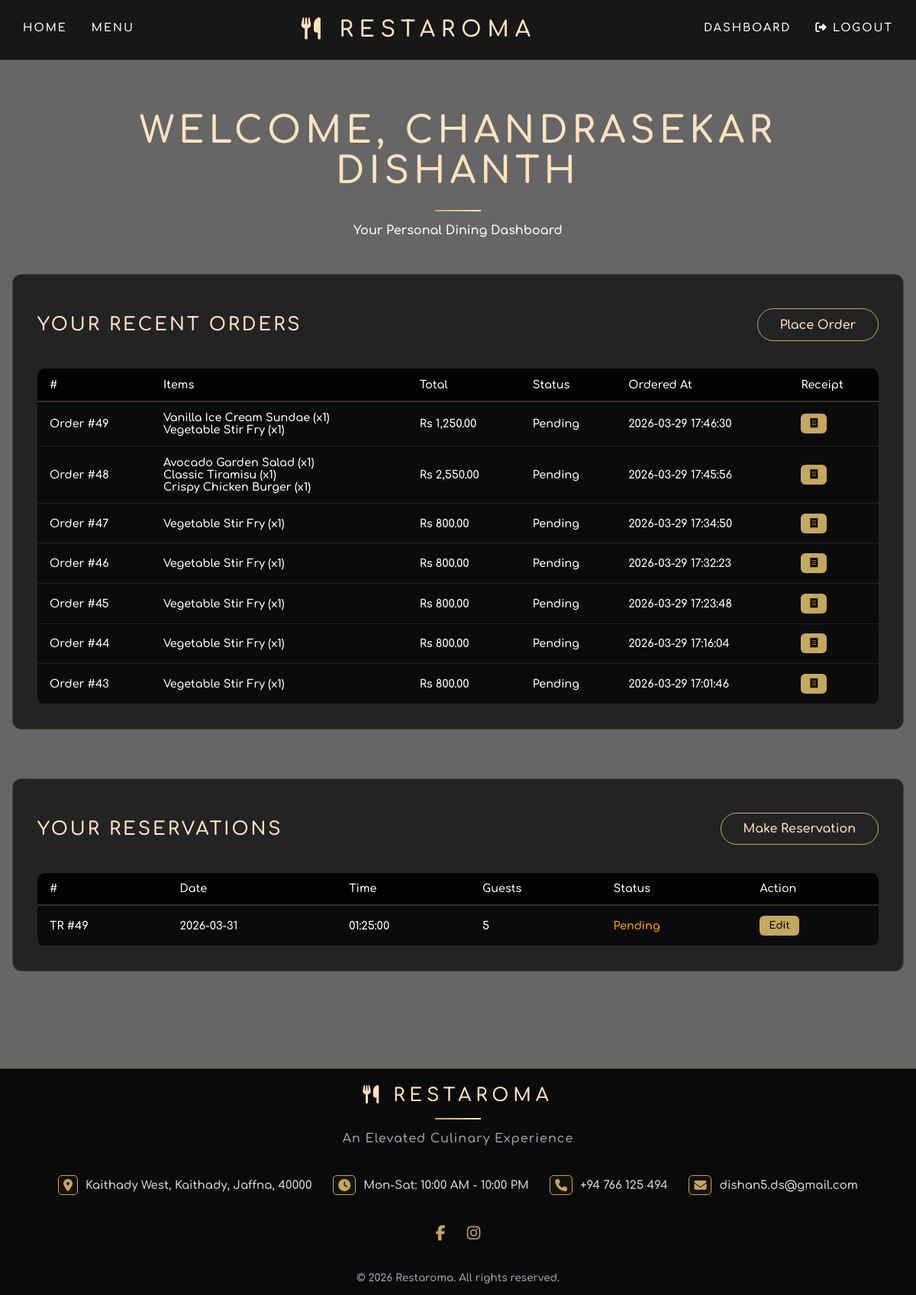
Screenshot of /user/udashboard.php (signed in) with the database file from the repository.
### tables this page shows
CREATE TABLE IF NOT EXISTS `order_items` (
  `id` int NOT NULL AUTO_INCREMENT,
  `order_id` int NOT NULL,
  `menu_item_id` int NOT NULL,
  `quantity` int NOT NULL,
  `price` decimal(10,2) NOT NULL,
  PRIMARY KEY (`id`),
  KEY `fk_order_items_order` (`order_id`),
  KEY `fk_order_items_menu` (`menu_item_id`)
);

CREATE TABLE IF NOT EXISTS `menu_items` (
  `id` int NOT NULL AUTO_INCREMENT,
  `name` varchar(150) NOT NULL,
  `description` text,
  `price` decimal(10,2) NOT NULL,
  `image` varchar(255) DEFAULT NULL,
  `created_at` timestamp NULL DEFAULT CURRENT_TIMESTAMP,
  `category` varchar(50) NOT NULL,
  `quantity` int NOT NULL,
  PRIMARY KEY (`id`)
);

CREATE TABLE IF NOT EXISTS `orders` (
  `id` int NOT NULL AUTO_INCREMENT,
  `user_id` int NOT NULL,
  `total_price` decimal(10,2) NOT NULL,
  `status` enum('Pending','Processing','Completed','Cancelled') DEFAULT 'Pending',
  `created_at` timestamp NULL DEFAULT CURRENT_TIMESTAMP,
  `payment_method` varchar(50) NOT NULL DEFAULT 'Cash on Delivery',
  `payment_status` enum('Unpaid','Paid','Refunded') NOT NULL DEFAULT 'Unpaid',
  `payment_reference` varchar(100) DEFAULT NULL,
  `promo_code` varchar(30) DEFAULT NULL,
  `subtotal_amount` decimal(10,2) DEFAULT NULL,
  `discount_amount` decimal(10,2) DEFAULT NULL,
  PRIMARY KEY (`id`),
  KEY `fk_orders_user` (`user_id`)
);

CREATE TABLE IF NOT EXISTS `reservations` (
  `id` int NOT NULL AUTO_INCREMENT,
  `user_id` int NOT NULL,
  `reservation_date` date NOT NULL,
  `reservation_time` time NOT NULL,
  `guests` int NOT NULL,
  `status` enum('Pending','Approved','Cancelled') DEFAULT 'Pending',
  `Message` text NOT NULL,
  PRIMARY KEY (`id`),
  UNIQUE KEY `user_id` (`user_id`,`reservation_date`,`reservation_time`)
);

### user/udashboard.php (the view, shortened to what this page needs)
<?php
require __DIR__ . '/../config/db.php';
require __DIR__ . '/../includes/header.php';
$userId = $_SESSION['user_id'];
$stmt = $pdo->prepare("
    SELECT o.id AS order_id, o.total_price, o.status, o.created_at,
           oi.quantity, oi.price, m.name AS item_name
    FROM orders o
    JOIN order_items oi ON o.id = oi.order_id
    JOIN menu_items m ON oi.menu_item_id = m.id
    WHERE o.user_id = :uid
    ORDER BY o.created_at DESC
");
$stmt->execute([':uid' => $userId]);
$ordersRaw = $stmt->fetchAll(PDO::FETCH_ASSOC);
$orders = [];
foreach ($ordersRaw as $row) {
    $oid = $row['order_id'];
    if (!isset($orders[$oid])) {
        $orders[$oid] = [
            'total_price' => $row['total_price'],
            'status' => $row['status'],
            'created_at' => $row['created_at'],
            'items' => []
        ];
    }
    $orders[$oid]['items'][] = [
        'name' => $row['item_name'],
        'quantity' => $row['quantity'],
        'price' => $row['price']
    ];
}
$stmt = $pdo->prepare("
    SELECT id, reservation_date, reservation_time, guests, status
    FROM reservations
    WHERE user_id = :uid
    ORDER BY reservation_date DESC
    LIMIT 10
");
$stmt->execute([':uid' => $userId]);
$reservations = $stmt->fetchAll();
?>
<div class="dashboard-header">
    <h1>Welcome, <?php echo htmlspecialchars($_SESSION['user_name']); ?></h1>
    <div class="dashboard-divider"></div>
    <p>Your Personal Dining Dashboard</p>
</div>
<section class="dashboard-section">
    <div class="section-header">
        <h2>Your Recent Orders</h2>
        <a href="order.php" class="dash-btn">Place Order</a>
    </div>
    <?php if ($orders): ?>
    <table class="table">
        <thead>
            <tr>
                <th>#</th>
                <th>Items</th>
                <th>Total</th>
                <th>Status</th>
                <th>Ordered At</th>
                <th>Receipt</th>
            </tr>
        </thead>
        <tbody>
            <?php foreach ($orders as $oid => $order): ?>
            <tr>
                <td>Order #<?php echo (int)$oid; ?></td>
                <td>
                    <?php foreach ($order['items'] as $it): ?>
                    <?php echo htmlspecialchars($it['name']); ?>
                    (x<?php echo (int)$it['quantity']; ?>)<br>
                    <?php endforeach; ?>
                </td>
                <td>Rs <?php echo number_format($order['total_price'], 2); ?></td>
                <td><?php echo htmlspecialchars($order['status']); ?></td>
                <td><?php echo htmlspecialchars($order['created_at']); ?></td>
                <td><a href="order_receipt.php?id=<?php echo (int)$oid; ?>" class="receipt-btn"><i
                            class="fa-solid fa-receipt"></i></a></td>
            </tr>
            <?php endforeach; ?>
        </tbody>
    </table>
    <?php else: ?>
    <div class="empty-box">
        <p>No orders yet.</p>
    </div>
    <?php endif; ?>
</section>
<section class="dashboard-section">
    <div class="section-header">
        <h2>Your Reservations</h2>
        <a href="reservation.php" class="dash-btn">Make Reservation</a>
    </div>
    <?php if ($reservations): ?>
    <table class="table">
        <thead>
            <tr>
                <th>#</th>
                <th>Date</th>
                <th>Time</th>
                <th>Guests</th>
                <th>Status</th>
                <th>Action</th>
            </tr>
        </thead>
        <tbody>
            <?php foreach ($reservations as $r): ?>
            <tr>
                <td>TR #<?php echo (int)$r['id']; ?></td>
                <td><?php echo htmlspecialchars($r['reservation_date']); ?></td>
                <td><?php echo htmlspecialchars($r['reservation_time']); ?></td>
                <td><?php echo (int)$r['guests']; ?></td>
                <td>
                    <?php
                        $status = $r['status'];
                        $color = match($status) {
                        'Pending' => 'orange',
                        'Approved' => 'green',
                        'Cancelled' => 'red',
                        default => 'gray'
                    };
                    ?>
                    <span style="color:<?php echo $color; ?>">
                        <?php echo htmlspecialchars($status); ?>
                    </span>
                </td>
                <td>
                    <?php if ($r['status'] === 'Pending'): ?>
                        <a href="edit_reservation.php?id=<?php echo (int)$r['id']; ?>" class="receipt-btn">
                        Edit
                        </a>
                    <?php endif; ?>
                </td>
            </tr>
            <?php endforeach; ?>
        </tbody>
    </table>
    <?php else: ?>
    <div class="empty-box">
        <p>No reservations yet.</p>
    </div>
    <?php endif; ?>
</section>
<?php require __DIR__ . '/../includes/footer.php'; ?>

### assets/css/style.css (style rules this page uses)
*, *::before, *::after { box-sizing: border-box; }
html { scroll-behavior: smooth; }
body { margin: 0; color: #d1d5db; font-family: 'Comfortaa', cursive; background: linear-gradient(rgba(0, 0, 0, 0.5), rgba(0, 0, 0, 0.5)), url("../images/bg.jpg") center / cover no-repeat; min-height: 100vh; display: flex; flex-direction: column; }
a { color: inherit; text-decoration: none; transition: all 0.25s ease; }

### assets/css/userdash.css (style rules this page uses)
.udashboard-page { background: linear-gradient(rgba(0, 0, 0, 0.6), rgba(0, 0, 0, 0.6)), url("../images/tr.jpg") center / cover no-repeat; min-height: 100vh; display: flex; flex-direction: column; align-items: center; background-attachment: fixed; }
.dashboard-header { text-align: center; display: flex; flex-direction: column; align-items: center; justify-content: center; margin-bottom: 2rem; }
.dashboard-header h1 { font-size: 3rem; letter-spacing: 6px; text-transform: uppercase; color: #ffe3be; margin-bottom: 0.5rem; }
.dashboard-divider { width: 80px; height: 2px; background: linear-gradient(to right, #c6a75e, #ffe3be); margin: 1.5rem 0; }
.dashboard-section { width: 100%; max-width: 1200px; margin-bottom: 4rem; padding: 2rem; background: rgba(0, 0, 0, 0.65); border: 1px solid rgba(198, 167, 94, 0.25); border-radius: 12px; backdrop-filter: blur(10px); transition: 0.3s ease; }
.section-header { display: flex; justify-content: space-between; align-items: center; margin-bottom: 1.5rem; }
.section-header h2 { letter-spacing: 3px; text-transform: uppercase; color: #ffe3be; }
.dashboard-section .dash-btn { border: 1px solid #c6a75e; color: #ffe3be; background: transparent; border-radius: 30px; padding: 0.7rem 1.8rem; transition: 0.3s ease; cursor: pointer; }
.table { width: 100%; border-collapse: collapse; background: #000000b2; border-radius: 10px; overflow: hidden; }
.table th, .table td { padding: 0.8rem 1rem; border-bottom: 1px solid rgba(255, 255, 255, 0.1); font-size: 0.9rem; text-align: left; }
.table th { background: #000000b2; font-weight: 600; border-bottom: 2px solid rgba(198, 167, 94, 0.25); }
.table tr { transition: 0.2s ease; }
.table .receipt-btn { display: inline-block; padding: 6px 12px; background: #c6a75e; color: #000; text-decoration: none; border-radius: 6px; font-size: 13px; font-weight: bold; transition: 0.3s; }
.reservation-wrapper .page-title, .dashboard-header h1 { letter-spacing: 6px; color: #ffe3be; position: relative; text-align: center; }
.reservation-wrapper .page-title::after, .dashboard-divider { content: ""; display: block; margin: 1rem auto 0; width: 60px; height: 2px; background: linear-gradient(to right, #c6a75e, #ffe3be); }

### rows the page displays
order_items: menu_item.name "Vanilla Ice Cream Sundae", quantity "1"
order_items: menu_item.name "Avocado Garden Salad", quantity "1"
order_items: menu_item.name "Classic Tiramisu", quantity "1"
order_items: menu_item.name "Crispy Chicken Burger", quantity "1"
order_items: oid "47", name "Vegetable Stir Fry", quantity "1", order.total_price "800.00", order.status "Pending", order.created_at "2026-03-29 17:34:50"
order_items: oid "46", name "Vegetable Stir Fry", quantity "1", order.total_price "800.00", order.status "Pending", order.created_at "2026-03-29 17:32:23"
order_items: oid "45", name "Vegetable Stir Fry", quantity "1", order.total_price "800.00", order.status "Pending", order.created_at "2026-03-29 17:23:48"
order_items: oid "44", name "Vegetable Stir Fry", quantity "1", order.total_price "800.00", order.status "Pending", order.created_at "2026-03-29 17:16:04"
order_items: order "43", name "Vegetable Stir Fry", quantity "1", order.total_price "800.00", order.status "Pending", order.created_at "2026-03-29 17:01:46"
reservations: id "49", reservation_date "2026-03-31", reservation_time "01:25:00", guests "5", status "Pending"

### other values shown
$_SESSION['user_name'] "CHANDRASEKAR DISHANTH"
$oid "49"
$it['name'] "Vegetable Stir Fry"
$it['quantity'] "1"
$order['total_price'] "1,250.00"
$order['status'] "Pending"
$order['created_at'] "2026-03-29 17:46:30"
$oid "48"
$order['total_price'] "2,550.00"
$order['created_at'] "2026-03-29 17:45:56"
